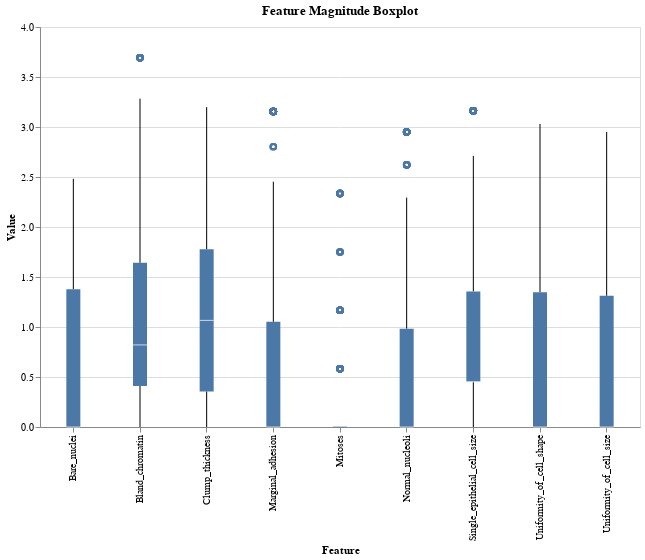

This figure's notebook cell:
### Markdown cell above
Through the above scatter charts, we can easily identify three attributes (Clump Thickness, Single Epithelial Cell Size, Bare Nuclei, and Mitoses) having outliers.

The Breast Cancer Wisconsin Original dataset is one of many medical datasets that can provide outliers. These can give new ways of treatment for patients, so this should never be forgotten when dealing with them. Winsorizing method is being adopted to reduce outlier impact for further data analysis instead of outlier removal.

### Code cell
from scipy.stats.mstats import winsorize

def fix_outliers_using_winsorizing(df: pd.DataFrame, outlier_features, limits) -> pd.DataFrame:
    df_winsorized = df.copy()
    for feature in outlier_features:
        # Use 5th and 95th percentile as lower and upper limits
        df_winsorized[feature] = winsorize(df_winsorized[feature], limits=limits)
    return df_winsorized
    
df_winsorized = fix_outliers_using_winsorizing(df_scaled, outlier_features=['Clump_thickness', 'Single_epithelial_cell_size', 'Bare_nuclei', 'Mitoses'], 
                                               limits=[0.05, 0.05])
display(df_winsorized.head())
visualize_outliers(df_winsorized.drop(columns="Class"))

### Figure 1 — Vega-Lite specification as saved in the notebook (floating-point values rounded to 4 significant figures; data arrays with more than 128 entries replaced by an {"elided": "..."} marker saying what was removed)
{"config": {"view": {"continuousWidth": 300, "continuousHeight": 300}}, "data": {"name": "data-3518411f9374446c23bc24420537010d"}, "mark": {"type": "boxplot"}, "encoding": {"x": {"field": "Feature", "type": "nominal"}, "y": {"field": "Value", "type": "quantitative"}}, "height": 400, "title": "Feature Magnitude Boxplot", "transform": [{"fold": ["Clump_thickness", "Uniformity_of_cell_size", "Uniformity_of_cell_shape", "Marginal_adhesion", "Single_epithelial_cell_size", "Bare_nuclei", "Bland_chromatin", "Normal_nucleoli", "Mitoses"], "as": ["Feature", "Value"]}], "width": 600, "$schema": "https://vega.github.io/schema/vega-lite/v5.17.0.json", "datasets": {"data-3518411f9374446c23bc24420537010d": {"elided": "699 records"}}}
